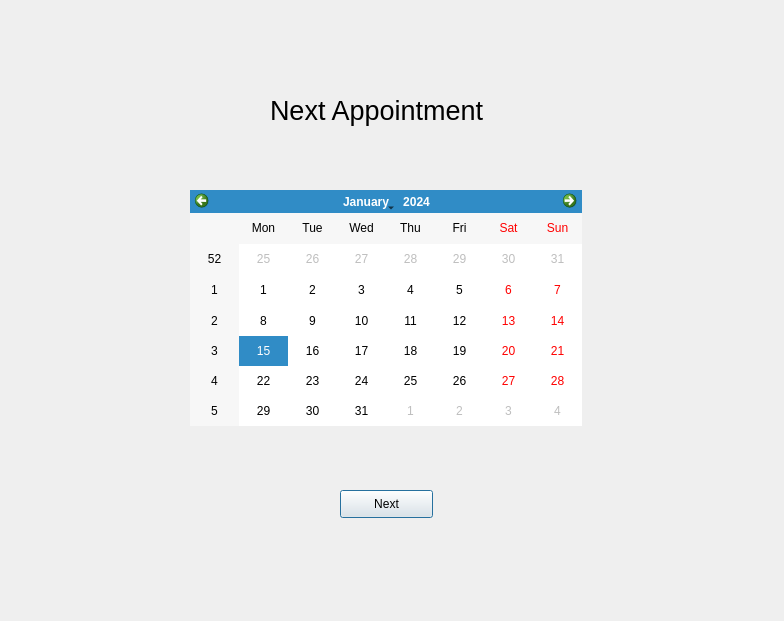
<?xml version="1.0" encoding="UTF-8"?>
<ui version="4.0">
 <class>Dialog</class>
 <widget class="QDialog" name="Dialog">
  <property name="geometry">
   <rect>
    <x>0</x>
    <y>0</y>
    <width>784</width>
    <height>621</height>
   </rect>
  </property>
  <property name="windowTitle">
   <string>Next Appointment</string>
  </property>
  <widget class="QCalendarWidget" name="calendarWidget">
   <property name="geometry">
    <rect>
     <x>190</x>
     <y>190</y>
     <width>392</width>
     <height>236</height>
    </rect>
   </property>
  </widget>
  <widget class="QLabel" name="label">
   <property name="geometry">
    <rect>
     <x>270</x>
     <y>80</y>
     <width>261</width>
     <height>61</height>
    </rect>
   </property>
   <property name="font">
    <font>
     <pointsize>20</pointsize>
    </font>
   </property>
   <property name="text">
    <string>Next Appointment</string>
   </property>
  </widget>
  <widget class="QPushButton" name="pushButton">
   <property name="geometry">
    <rect>
     <x>340</x>
     <y>490</y>
     <width>93</width>
     <height>28</height>
    </rect>
   </property>
   <property name="text">
    <string>Next</string>
   </property>
  </widget>
 </widget>
 <resources/>
 <connections/>
</ui>
